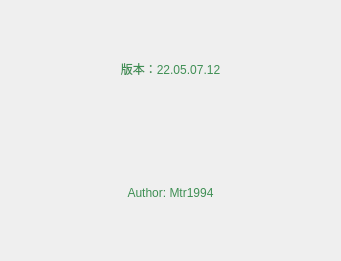
<?xml version="1.0" encoding="UTF-8"?>
<ui version="4.0">
 <class>DialogAbout</class>
 <widget class="QDialog" name="DialogAbout">
  <property name="geometry">
   <rect>
    <x>0</x>
    <y>0</y>
    <width>341</width>
    <height>261</height>
   </rect>
  </property>
  <property name="windowTitle">
   <string>Dialog</string>
  </property>
  <layout class="QGridLayout" name="gridLayout_2">
   <property name="leftMargin">
    <number>0</number>
   </property>
   <property name="topMargin">
    <number>0</number>
   </property>
   <property name="rightMargin">
    <number>0</number>
   </property>
   <property name="bottomMargin">
    <number>0</number>
   </property>
   <property name="spacing">
    <number>0</number>
   </property>
   <item row="0" column="0">
    <widget class="QWidget" name="widget" native="true">
     <property name="Background" stdset="0">
      <bool>true</bool>
     </property>
     <layout class="QGridLayout" name="gridLayout">
      <item row="0" column="0">
       <widget class="QLabel" name="label">
        <property name="styleSheet">
         <string notr="true">font: 12pt &quot;华文楷体&quot;;
color: #3f8f54;</string>
        </property>
        <property name="text">
         <string>版本：22.05.07.12</string>
        </property>
        <property name="alignment">
         <set>Qt::AlignCenter</set>
        </property>
       </widget>
      </item>
      <item row="1" column="0">
       <widget class="QLabel" name="label_2">
        <property name="styleSheet">
         <string notr="true">font: 12pt &quot;华文楷体&quot;;
color: #3f8f54;</string>
        </property>
        <property name="text">
         <string>Author: Mtr1994</string>
        </property>
        <property name="alignment">
         <set>Qt::AlignCenter</set>
        </property>
       </widget>
      </item>
     </layout>
    </widget>
   </item>
  </layout>
 </widget>
 <resources/>
 <connections/>
</ui>
